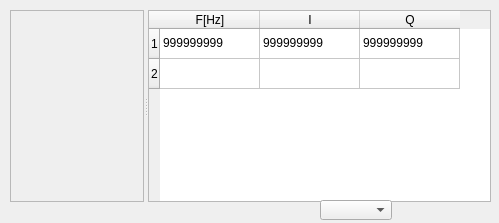
<?xml version="1.0" encoding="UTF-8"?>
<ui version="4.0">
 <class>QDataPlot</class>
 <widget class="QWidget" name="QDataPlot">
  <property name="windowModality">
   <enum>Qt::NonModal</enum>
  </property>
  <property name="geometry">
   <rect>
    <x>0</x>
    <y>0</y>
    <width>499</width>
    <height>223</height>
   </rect>
  </property>
  <property name="sizePolicy">
   <sizepolicy hsizetype="Preferred" vsizetype="Expanding">
    <horstretch>0</horstretch>
    <verstretch>0</verstretch>
   </sizepolicy>
  </property>
  <property name="windowTitle">
   <string>Plot</string>
  </property>
  <widget class="QSplitter" name="splitter">
   <property name="geometry">
    <rect>
     <x>10</x>
     <y>10</y>
     <width>481</width>
     <height>192</height>
    </rect>
   </property>
   <property name="orientation">
    <enum>Qt::Horizontal</enum>
   </property>
   <widget class="QwtPlotExt" name="PlotQwt">
    <property name="sizePolicy">
     <sizepolicy hsizetype="MinimumExpanding" vsizetype="MinimumExpanding">
      <horstretch>0</horstretch>
      <verstretch>0</verstretch>
     </sizepolicy>
    </property>
    <property name="frameShape">
     <enum>QFrame::StyledPanel</enum>
    </property>
   </widget>
   <widget class="QTableWidget" name="PlotTable">
    <property name="sizePolicy">
     <sizepolicy hsizetype="Fixed" vsizetype="Fixed">
      <horstretch>0</horstretch>
      <verstretch>0</verstretch>
     </sizepolicy>
    </property>
    <property name="rowCount">
     <number>2</number>
    </property>
    <row>
     <property name="text">
      <string>1</string>
     </property>
    </row>
    <row/>
    <column>
     <property name="text">
      <string>F[Hz]</string>
     </property>
    </column>
    <column>
     <property name="text">
      <string>I</string>
     </property>
    </column>
    <column>
     <property name="text">
      <string>Q</string>
     </property>
    </column>
    <item row="0" column="0">
     <property name="text">
      <string>999999999</string>
     </property>
    </item>
    <item row="0" column="1">
     <property name="text">
      <string>999999999</string>
     </property>
    </item>
    <item row="0" column="2">
     <property name="text">
      <string>999999999</string>
     </property>
    </item>
   </widget>
  </widget>
  <widget class="QComboBox" name="ComboLineColor">
   <property name="geometry">
    <rect>
     <x>320</x>
     <y>200</y>
     <width>72</width>
     <height>20</height>
    </rect>
   </property>
  </widget>
  <action name="actionMouseTrack">
   <property name="checkable">
    <bool>true</bool>
   </property>
   <property name="icon">
    <iconset resource="proba.qrc">
     <normaloff>:/new/prefix1/icons/pointer.png</normaloff>:/new/prefix1/icons/pointer.png</iconset>
   </property>
   <property name="text">
    <string>MouseTrack</string>
   </property>
   <property name="toolTip">
    <string>Mouse Track</string>
   </property>
  </action>
  <action name="actionMagnifier">
   <property name="checkable">
    <bool>true</bool>
   </property>
   <property name="icon">
    <iconset resource="proba.qrc">
     <normaloff>:/new/prefix1/icons/Search.png</normaloff>:/new/prefix1/icons/Search.png</iconset>
   </property>
   <property name="text">
    <string>Magnifier</string>
   </property>
  </action>
  <action name="actionRectangle_Zoom">
   <property name="checkable">
    <bool>true</bool>
   </property>
   <property name="icon">
    <iconset resource="proba.qrc">
     <normaloff>:/new/prefix1/icons/Search.png</normaloff>:/new/prefix1/icons/Search.png</iconset>
   </property>
   <property name="text">
    <string>Rectangle Zoom</string>
   </property>
   <property name="toolTip">
    <string>Rectangle Zoom</string>
   </property>
  </action>
  <action name="actionGrid_X_on">
   <property name="checkable">
    <bool>true</bool>
   </property>
   <property name="icon">
    <iconset resource="proba.qrc">
     <normaloff>:/new/prefix1/icons/grid_v.png</normaloff>:/new/prefix1/icons/grid_v.png</iconset>
   </property>
   <property name="text">
    <string>Grid X on</string>
   </property>
   <property name="toolTip">
    <string>Grid X on</string>
   </property>
  </action>
  <action name="actionGrid_Y_on">
   <property name="checkable">
    <bool>true</bool>
   </property>
   <property name="icon">
    <iconset resource="proba.qrc">
     <normaloff>:/new/prefix1/icons/grid_h.png</normaloff>:/new/prefix1/icons/grid_h.png</iconset>
   </property>
   <property name="text">
    <string>Grid Y on</string>
   </property>
   <property name="toolTip">
    <string>Grid Y on</string>
   </property>
  </action>
  <action name="actionAutoscale">
   <property name="icon">
    <iconset resource="proba.qrc">
     <normaloff>:/new/prefix1/icons/Line Graph.png</normaloff>:/new/prefix1/icons/Line Graph.png</iconset>
   </property>
   <property name="text">
    <string>Autoscale</string>
   </property>
   <property name="toolTip">
    <string>Autoscale</string>
   </property>
  </action>
  <action name="actionPrint">
   <property name="icon">
    <iconset resource="proba.qrc">
     <normaloff>:/new/prefix1/icons/Line Graph.png</normaloff>:/new/prefix1/icons/Line Graph.png</iconset>
   </property>
   <property name="text">
    <string>Print</string>
   </property>
   <property name="toolTip">
    <string>Print plot</string>
   </property>
  </action>
  <action name="actionExport_to_Pdf">
   <property name="text">
    <string>Export to Pdf</string>
   </property>
   <property name="toolTip">
    <string>Export to Pdf file</string>
   </property>
  </action>
  <action name="actionConfiguration">
   <property name="icon">
    <iconset resource="proba.qrc">
     <normaloff>:/new/prefix1/icons/Move Row Down.png</normaloff>:/new/prefix1/icons/Move Row Down.png</iconset>
   </property>
   <property name="text">
    <string>Configuration</string>
   </property>
   <property name="toolTip">
    <string>Plot Coniguration</string>
   </property>
  </action>
  <action name="actionShowTable">
   <property name="checkable">
    <bool>true</bool>
   </property>
   <property name="icon">
    <iconset resource="proba.qrc">
     <normaloff>:/new/prefix1/icons/Move Row Down.png</normaloff>:/new/prefix1/icons/Move Row Down.png</iconset>
   </property>
   <property name="text">
    <string>showTable</string>
   </property>
   <property name="toolTip">
    <string>Show table view</string>
   </property>
  </action>
  <action name="actionActionEnablePicker">
   <property name="checkable">
    <bool>true</bool>
   </property>
   <property name="icon">
    <iconset resource="proba.qrc">
     <normaloff>:/new/prefix1/icons/Line Graph.png</normaloff>:/new/prefix1/icons/Line Graph.png</iconset>
   </property>
   <property name="text">
    <string>actionEnablePicker</string>
   </property>
   <property name="toolTip">
    <string>Enable plot picker</string>
   </property>
  </action>
 </widget>
 <customwidgets>
  <customwidget>
   <class>QwtPlotExt</class>
   <extends>QFrame</extends>
   <header>QwtPlotExt.h</header>
   <container>1</container>
  </customwidget>
 </customwidgets>
 <resources>
  <include location="proba.qrc"/>
 </resources>
 <connections/>
</ui>
